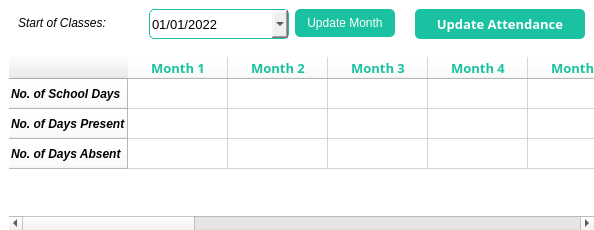
       <widget class="QFrame" name="attFrame">
        <property name="minimumSize">
         <size>
          <width>0</width>
          <height>0</height>
         </size>
        </property>
        <property name="maximumSize">
         <size>
          <width>16777215</width>
          <height>230</height>
         </size>
        </property>
        <property name="styleSheet">
         <string notr="true">QFrame{
	background-color: rgb(255, 255, 255);
border-radius: 10px;
}</string>
        </property>
        <property name="frameShape">
         <enum>QFrame::StyledPanel</enum>
        </property>
        <property name="frameShadow">
         <enum>QFrame::Raised</enum>
        </property>
        <layout class="QVBoxLayout" name="verticalLayout_5">
         <property name="spacing">
          <number>12</number>
         </property>
         <property name="leftMargin">
          <number>9</number>
         </property>
         <property name="topMargin">
          <number>0</number>
         </property>
         <property name="rightMargin">
          <number>0</number>
         </property>
         <property name="bottomMargin">
          <number>0</number>
         </property>
         <item>
          <widget class="QFrame" name="frame_6">
           <property name="minimumSize">
            <size>
             <width>0</width>
             <height>45</height>
            </size>
           </property>
           <property name="maximumSize">
            <size>
             <width>16777215</width>
             <height>60</height>
            </size>
           </property>
           <property name="frameShape">
            <enum>QFrame::StyledPanel</enum>
           </property>
           <property name="frameShadow">
            <enum>QFrame::Raised</enum>
           </property>
           <layout class="QHBoxLayout" name="horizontalLayout_4">
            <item>
             <widget class="QLabel" name="label_3">
              <property name="minimumSize">
               <size>
                <width>125</width>
                <height>0</height>
               </size>
              </property>
              <property name="maximumSize">
               <size>
                <width>125</width>
                <height>16777215</height>
               </size>
              </property>
              <property name="font">
               <font>
                <family>Segoe UI</family>
                <pointsize>9</pointsize>
                <weight>50</weight>
                <italic>true</italic>
                <bold>false</bold>
               </font>
              </property>
              <property name="text">
               <string>Start of Classes:</string>
              </property>
             </widget>
            </item>
            <item>
             <widget class="QDateEdit" name="dateEdit">
              <property name="minimumSize">
               <size>
                <width>140</width>
                <height>30</height>
               </size>
              </property>
              <property name="maximumSize">
               <size>
                <width>180</width>
                <height>30</height>
               </size>
              </property>
              <property name="font">
               <font>
                <family>Segoe UI</family>
                <pointsize>10</pointsize>
               </font>
              </property>
              <property name="styleSheet">
               <string notr="true">QDateEdit{
border-radius: 5px;
border: 1px solid rgb(26, 191, 164);

}</string>
              </property>
              <property name="currentSection">
               <enum>QDateTimeEdit::MonthSection</enum>
              </property>
              <property name="displayFormat">
               <string>MM/dd/yyyy</string>
              </property>
              <property name="calendarPopup">
               <bool>true</bool>
              </property>
              <property name="currentSectionIndex">
               <number>0</number>
              </property>
              <property name="date">
               <date>
                <year>2022</year>
                <month>1</month>
                <day>1</day>
               </date>
              </property>
             </widget>
            </item>
            <item>
             <widget class="QPushButton" name="updMonthBtn">
              <property name="minimumSize">
               <size>
                <width>100</width>
                <height>28</height>
               </size>
              </property>
              <property name="maximumSize">
               <size>
                <width>150</width>
                <height>16777215</height>
               </size>
              </property>
              <property name="font">
               <font>
                <family>Segoe UI</family>
                <pointsize>9</pointsize>
               </font>
              </property>
              <property name="styleSheet">
               <string notr="true">QPushButton{
color: rgb(255, 255, 255);
	border-radius: 5px;
	border: 1px solid rgb(26, 194, 161);
	background-color: rgb(26, 194, 161);
}
QPushButton:focus{
background-color: rgb(255, 255, 255);
	color: rgb(26, 194, 161);
 	border-radius: 5px;
}</string>
              </property>
              <property name="text">
               <string>Update Month</string>
              </property>
             </widget>
            </item>
            <item>
             <widget class="QLabel" name="startClassDate">
              <property name="font">
               <font>
                <family>Segoe UI Semibold</family>
                <pointsize>10</pointsize>
                <weight>75</weight>
                <italic>false</italic>
                <bold>true</bold>
               </font>
              </property>
              <property name="text">
               <string/>
              </property>
              <property name="alignment">
               <set>Qt::AlignCenter</set>
              </property>
             </widget>
            </item>
            <item>
             <widget class="QPushButton" name="updAttBtn">
              <property name="minimumSize">
               <size>
                <width>170</width>
                <height>30</height>
               </size>
              </property>
              <property name="maximumSize">
               <size>
                <width>170</width>
                <height>30</height>
               </size>
              </property>
              <property name="font">
               <font>
                <family>Segoe UI Semibold</family>
                <pointsize>10</pointsize>
                <weight>75</weight>
                <bold>true</bold>
               </font>
              </property>
              <property name="styleSheet">
               <string notr="true">QPushButton:focus{
color: rgb(0, 0, 0);
	border-radius: 5px;
	border: 2px solid rgb(26, 194, 161);
	background-color: rgb(255, 255, 255);
}
QPushButton{
background-color: rgb(26, 194, 161);
	color: rgb(255, 255, 255);
 	border-radius: 5px;
}</string>
              </property>
              <property name="text">
               <string>Update Attendance</string>
              </property>
             </widget>
            </item>
           </layout>
          </widget>
         </item>
         <item>
          <widget class="QTableWidget" name="attTable">
           <property name="styleSheet">
            <string notr="true">QTableView::item:selected  {
	color: rgb(255, 255, 255);
	background-color: rgb(26, 194, 161);
}
QScrollArea{
	background-color: rgb(255, 255, 255);
}
	QScrollBar:horizontal{
         border: none;
         background: rgb(255, 255, 255);
         height: 18px;
         margin: 5px 26px 5px 26px;
        }
        QScrollBar::handle:horizontal {
            background: lightgray;
            min-width: 20px;
        }
        QScrollBar::add-line:horizontal {
            background:rgb(255, 255, 255);
            width: 20px;
            subcontrol-position: right;
            subcontrol-origin: margin;  
        }
        QScrollBar::sub-line:horizontal {
            background: rgb(255, 255, 255);
            width: 20px;
            subcontrol-position: top left;
            subcontrol-origin: margin;
            position: absolute;
        }
        QScrollBar:left-arrow:horizontal, QScrollBar::right-arrow:horizontal {
            width: 26px;
            height: 26px;
            background: none;
        }
QScrollBar::left-arrow {
    image: url(&quot;c:/LMS_appVer2/icons/arrowLeft.png&quot;);
}
QScrollBar::right-arrow {
    image: url(&quot;c:/LMS_appVer2/icons/arrowRight.png&quot;);
}</string>
           </property>
           <row>
            <property name="text">
             <string>No. of School Days</string>
            </property>
            <property name="font">
             <font>
              <family>Segoe UI</family>
              <pointsize>9</pointsize>
              <weight>75</weight>
              <italic>true</italic>
              <bold>true</bold>
             </font>
            </property>
           </row>
           <row>
            <property name="text">
             <string>No. of Days Present</string>
            </property>
            <property name="font">
             <font>
              <family>Segoe UI</family>
              <pointsize>9</pointsize>
              <weight>75</weight>
              <italic>true</italic>
              <bold>true</bold>
             </font>
            </property>
           </row>
           <row>
            <property name="text">
             <string>No. of Days Absent</string>
            </property>
            <property name="font">
             <font>
              <family>Segoe UI</family>
              <pointsize>9</pointsize>
              <weight>75</weight>
              <italic>true</italic>
              <bold>true</bold>
             </font>
            </property>
           </row>
           <column>
            <property name="text">
             <string>Month 1</string>
            </property>
            <property name="font">
             <font>
              <family>Segoe UI Semibold</family>
              <pointsize>10</pointsize>
              <weight>75</weight>
              <bold>true</bold>
             </font>
            </property>
            <property name="foreground">
             <brush brushstyle="SolidPattern">
              <color alpha="255">
               <red>26</red>
               <green>194</green>
               <blue>161</blue>
              </color>
             </brush>
            </property>
           </column>
           <column>
            <property name="text">
             <string>Month 2</string>
            </property>
            <property name="font">
             <font>
              <family>Segoe UI Semibold</family>
              <pointsize>10</pointsize>
              <weight>75</weight>
              <bold>true</bold>
             </font>
            </property>
            <property name="foreground">
             <brush brushstyle="SolidPattern">
              <color alpha="255">
               <red>26</red>
               <green>194</green>
               <blue>161</blue>
              </color>
             </brush>
            </property>
           </column>
           <column>
            <property name="text">
             <string>Month 3</string>
            </property>
            <property name="font">
             <font>
              <family>Segoe UI Semibold</family>
              <pointsize>10</pointsize>
              <weight>75</weight>
              <bold>true</bold>
             </font>
            </property>
            <property name="foreground">
             <brush brushstyle="SolidPattern">
              <color alpha="255">
               <red>26</red>
               <green>194</green>
               <blue>161</blue>
              </color>
             </brush>
            </property>
           </column>
           <column>
            <property name="text">
             <string>Month 4</string>
            </property>
            <property name="font">
             <font>
              <family>Segoe UI Semibold</family>
              <pointsize>10</pointsize>
              <weight>75</weight>
              <bold>true</bold>
             </font>
            </property>
            <property name="foreground">
             <brush brushstyle="SolidPattern">
              <color alpha="255">
               <red>26</red>
               <green>194</green>
               <blue>161</blue>
              </color>
             </brush>
            </property>
           </column>
           <column>
            <property name="text">
             <string>Month 5</string>
            </property>
            <property name="font">
             <font>
              <family>Segoe UI Semibold</family>
              <pointsize>10</pointsize>
              <weight>75</weight>
              <bold>true</bold>
             </font>
            </property>
            <property name="foreground">
             <brush brushstyle="SolidPattern">
              <color alpha="255">
               <red>26</red>
               <green>194</green>
               <blue>161</blue>
              </color>
             </brush>
            </property>
           </column>
           <column>
            <property name="text">
             <string>Month 6</string>
            </property>
            <property name="font">
             <font>
              <family>Segoe UI Semibold</family>
              <pointsize>10</pointsize>
              <weight>75</weight>
              <bold>true</bold>
             </font>
            </property>
            <property name="foreground">
             <brush brushstyle="SolidPattern">
              <color alpha="255">
               <red>26</red>
               <green>194</green>
               <blue>161</blue>
              </color>
             </brush>
            </property>
           </column>
           <column>
            <property name="text">
             <string>Month 7</string>
            </property>
            <property name="font">
             <font>
              <family>Segoe UI Semibold</family>
              <pointsize>10</pointsize>
              <weight>75</weight>
              <bold>true</bold>
             </font>
            </property>
            <property name="foreground">
             <brush brushstyle="SolidPattern">
              <color alpha="255">
               <red>26</red>
               <green>194</green>
               <blue>161</blue>
              </color>
             </brush>
            </property>
           </column>
           <column>
            <property name="text">
             <string>Month 8</string>
            </property>
            <property name="font">
             <font>
              <family>Segoe UI Semibold</family>
              <pointsize>10</pointsize>
              <weight>75</weight>
              <bold>true</bold>
             </font>
            </property>
            <property name="foreground">
             <brush brushstyle="SolidPattern">
              <color alpha="255">
               <red>26</red>
               <green>194</green>
               <blue>161</blue>
              </color>
             </brush>
            </property>
           </column>
           <column>
            <property name="text">
             <string>Month 9</string>
            </property>
            <property name="font">
             <font>
              <family>Segoe UI Semibold</family>
              <pointsize>10</pointsize>
              <weight>75</weight>
              <bold>true</bold>
             </font>
            </property>
            <property name="foreground">
             <brush brushstyle="SolidPattern">
              <color alpha="255">
               <red>26</red>
               <green>194</green>
               <blue>161</blue>
              </color>
             </brush>
            </property>
           </column>
           <column>
            <property name="text">
             <string>Month 10</string>
            </property>
            <property name="font">
             <font>
              <family>Segoe UI Semibold</family>
              <pointsize>10</pointsize>
              <weight>75</weight>
              <bold>true</bold>
             </font>
            </property>
            <property name="foreground">
             <brush brushstyle="SolidPattern">
              <color alpha="255">
               <red>26</red>
               <green>194</green>
               <blue>161</blue>
              </color>
             </brush>
            </property>
           </column>
           <column>
            <property name="text">
             <string>Month 11</string>
            </property>
            <property name="font">
             <font>
              <family>Segoe UI Semibold</family>
              <pointsize>10</pointsize>
              <weight>75</weight>
              <bold>true</bold>
             </font>
            </property>
            <property name="foreground">
             <brush brushstyle="SolidPattern">
              <color alpha="255">
               <red>26</red>
               <green>194</green>
               <blue>161</blue>
              </color>
             </brush>
            </property>
           </column>
           <column>
            <property name="text">
             <string>Month 12</string>
            </property>
            <property name="font">
             <font>
              <family>Segoe UI Semibold</family>
              <pointsize>10</pointsize>
              <weight>75</weight>
              <bold>true</bold>
             </font>
            </property>
            <property name="foreground">
             <brush brushstyle="SolidPattern">
              <color alpha="255">
               <red>26</red>
               <green>194</green>
               <blue>161</blue>
              </color>
             </brush>
            </property>
           </column>
           <column>
            <property name="text">
             <string>Total</string>
            </property>
            <property name="font">
             <font>
              <family>Segoe UI Semibold</family>
              <pointsize>10</pointsize>
              <weight>75</weight>
              <bold>true</bold>
             </font>
            </property>
            <property name="foreground">
             <brush brushstyle="SolidPattern">
              <color alpha="255">
               <red>0</red>
               <green>0</green>
               <blue>0</blue>
              </color>
             </brush>
            </property>
           </column>
          </widget>
         </item>
        </layout>
       </widget>
